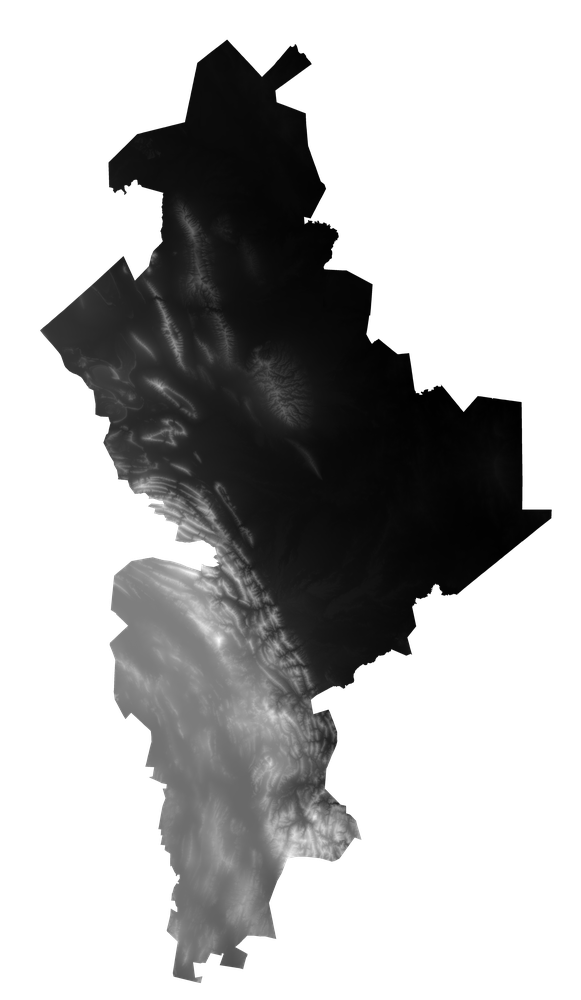
#> input picture examples/nuevo_leon_height_bump.png, 581 x 1000 px, shrunk from 4608 x 7936 before the run
$ python convert_rgb_map.py --input ../examples/nuevo_leon_height_bump.png
#> lines starting #> are read from the running program, lines starting #| are printed output that depends on the picture
#!/usr/bin/env python3
import argparse, os
import numpy as np
from PIL import Image
from scipy.signal import convolve2d

def decode_gray(img):
    # img: uint8 HxWx3/1 → float32 [0,1]
    if img.ndim==3:
        r,g,b = img[...,0], img[...,1], img[...,2]
        m = 0.2126*r + 0.7152*g + 0.0722*b
    else:
        m = img
    return (m/255.0).astype(np.float32)

def decode_terrarium(img):
    # Terrarium RGB → meters
    r = img[...,0].astype(np.float32)
    g = img[...,1].astype(np.float32)
    b = img[...,2].astype(np.float32)
    elev = (r*256.0 + g + b/256.0) - 32768.0
    # Normaliza a [0,1] para mapas de altura "visuales"
    vmin, vmax = np.nanmin(elev), np.nanmax(elev)
    return ((elev - vmin)/max(1e-6, (vmax-vmin))).astype(np.float32)

def sobel_normals(m, strength=1.0, pixel_size=1.0):
    # m: [0,1] float32
    kx = np.array([[-1,0,1],[-2,0,2],[-1,0,1]], np.float32)/(8.0*pixel_size)
    ky = np.array([[1,2,1],[0,0,0],[-1,-2,-1]], np.float32)/(8.0*pixel_size)
    dzdx = convolve2d(m, kx, mode="same", boundary="symm")*strength
    dzdy = convolve2d(m, ky, mode="same", boundary="symm")*strength
    nx,ny,nz = -dzdx, -dzdy, np.ones_like(m, np.float32)
    norm = np.sqrt(nx*nx+ny*ny+nz*nz)+1e-8
    nx/=norm; ny/=norm; nz/=norm
    rgb = np.stack([nx*0.5+0.5, ny*0.5+0.5, nz*0.5+0.5], -1)
    return (np.clip(rgb,0,1)*255).astype(np.uint8)

def main():
    ap = argparse.ArgumentParser()
    ap.add_argument("--input", required=True, help="ruta a imagen trazada (png/jpg)")
    ap.add_argument("--mode", choices=["gray","terrarium"], default="gray",
                    help="decodificador: gray=luminancia 0..1, terrarium=RGB→metros→0..1")
    ap.add_argument("--strength", type=float, default=1.0, help="intensidad de derivada para normal map")
    ap.add_argument("--outdir", default="out")
    args = ap.parse_args()
    os.makedirs(args.outdir, exist_ok=True)

    img = Image.open(args.input).convert("RGB")
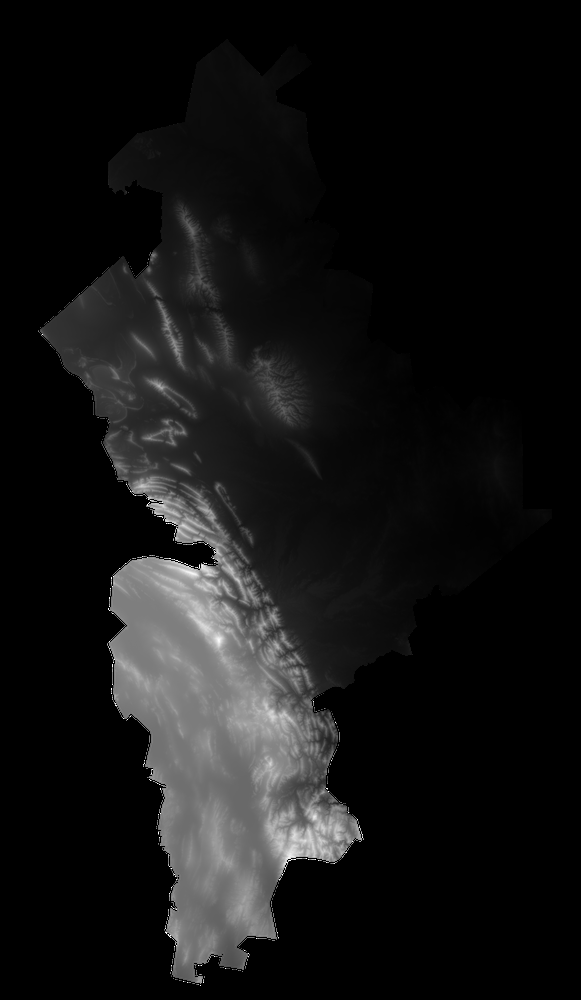
#> img: PIL image 581x1000 RGB; min 0, max 255, mean 20.3
    arr = np.array(img, dtype=np.uint8)
    if args.mode=="gray":
        m = decode_gray(arr)
    else:
        m = decode_terrarium(arr)

    # Export scalar
    scalar = (np.clip(m,0,1)*255).astype(np.uint8)
    Image.fromarray(scalar, "L").save(os.path.join(args.outdir,"scalar.png"))

    # Normal map (nota: puede verse “opaco”; TODO afinado con curvatura/blur)
    nmap = sobel_normals(m, strength=args.strength, pixel_size=1.0)
#> in sobel_normals, `dzdx = convolve2d(m, kx, mode="same", boundary="symm")*strength`:
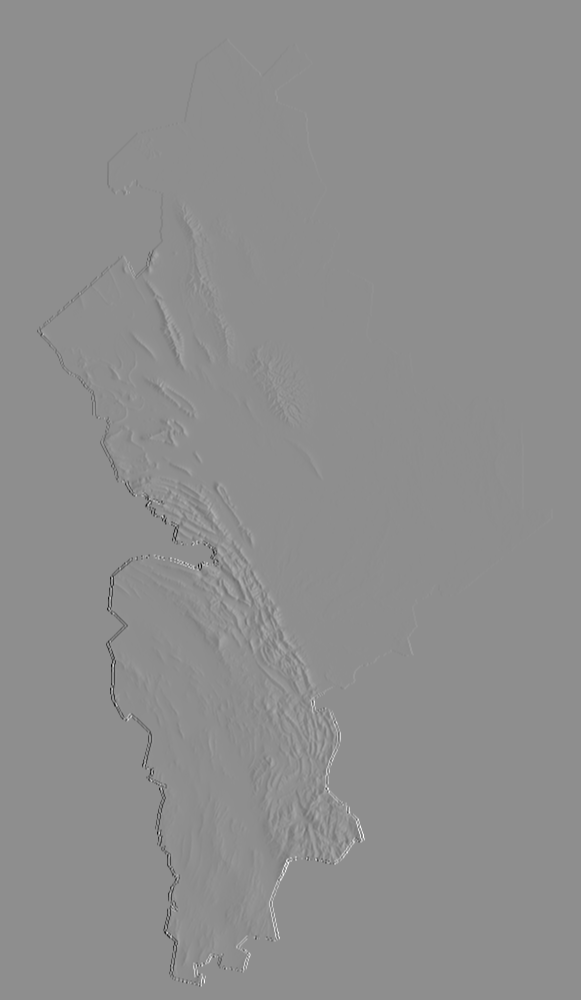
#> dzdx: shape (1000, 581) float32; min -0.5, max 0.396, mean 1.54e-11; drawn with min black and max white
#> in sobel_normals, `nx,ny,nz = -dzdx, -dzdy, np.ones_like(m, np.float32)`:
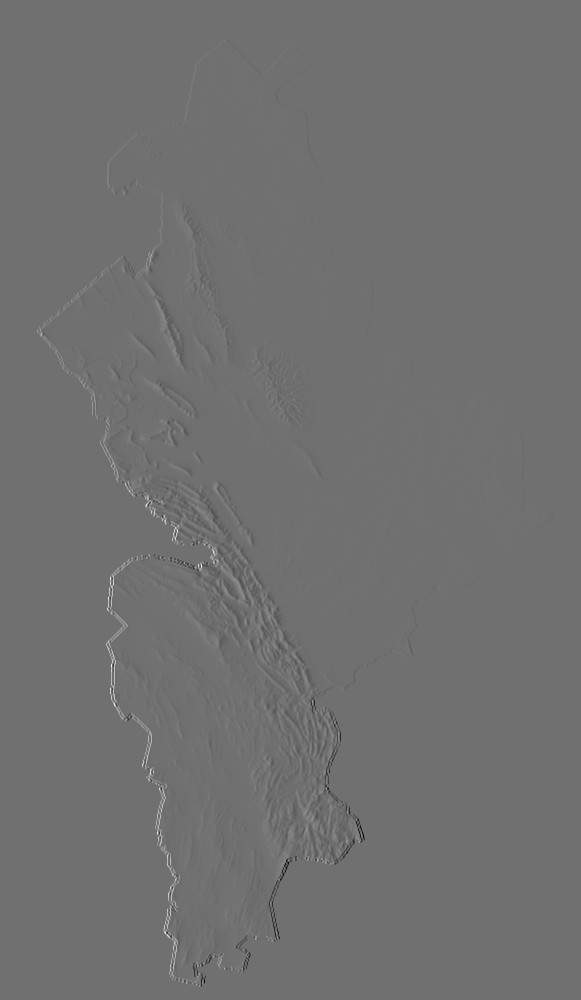
#> nx: shape (1000, 581) float32; min -0.396, max 0.5, mean -1.54e-11; drawn with min black and max white
#> in sobel_normals, `nx,ny,nz = -dzdx, -dzdy, np.ones_like(m, np.float32)`: nz: shape (1000, 581) float32; every value is 1
#> in sobel_normals, `norm = np.sqrt(nx*nx+ny*ny+nz*nz)+1e-8`:
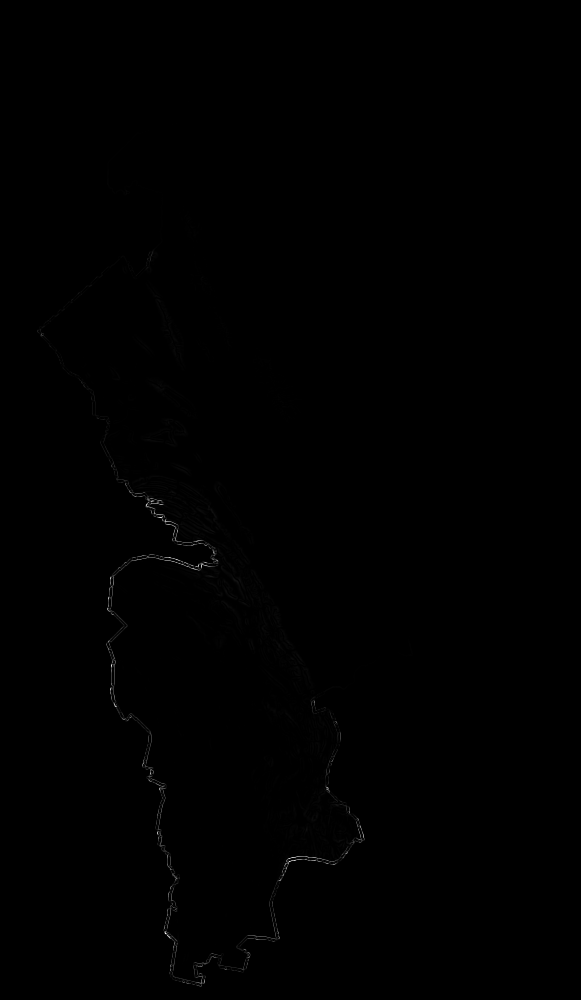
#> norm: shape (1000, 581) float32; min 1, max 1.13, mean 1; drawn with min black and max white
#> in sobel_normals, `rgb = np.stack([nx*0.5+0.5, ny*0.5+0.5, nz*0.5+0.5], -1)`:
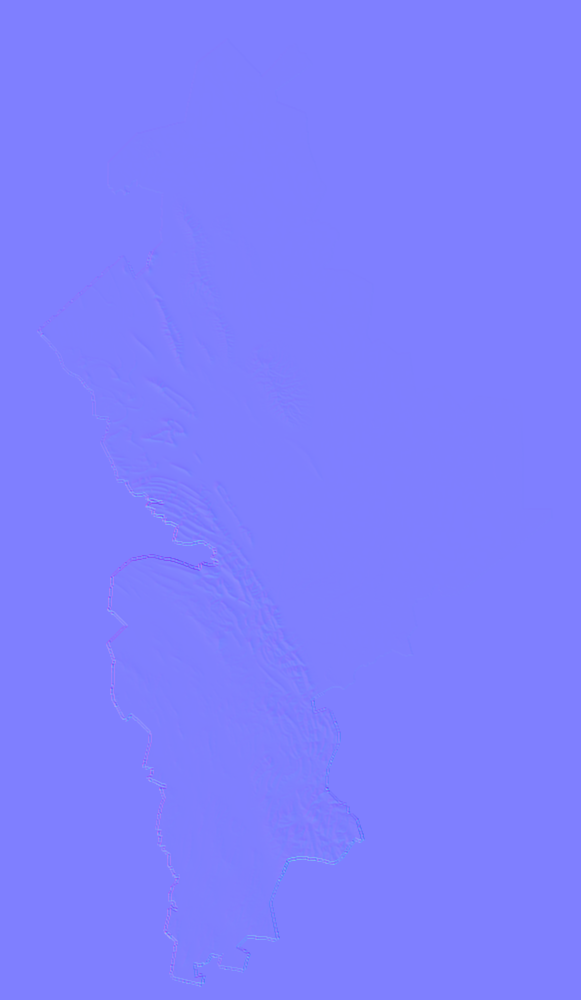
#> rgb: shape (1000, 581, 3) float32; mean of channels 0, 1, 2 0.5, 0.5, 1; drawn as R, G, B
    Image.fromarray(nmap, "RGB").save(os.path.join(args.outdir,"normal_from_rgb.png"))

    print("Listo:", os.path.join(args.outdir,"scalar.png"), os.path.join(args.outdir,"normal_from_rgb.png"))
if __name__ == "__main__":
    main()
